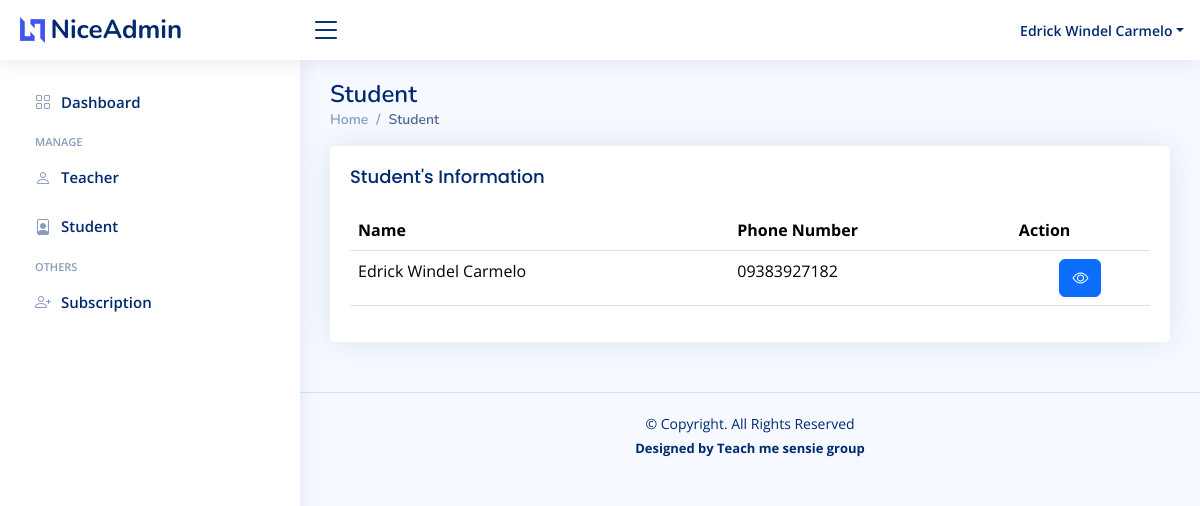
Screenshot of /admin/student.php (signed in) with the database file from the repository.
### tables this page shows
CREATE TABLE `user_accounts` (
  `user_id` int(11) NOT NULL,
  `firstname` varchar(200) NOT NULL,
  `middlename` varchar(255) DEFAULT NULL,
  `lastname` varchar(200) NOT NULL,
  `suffix` varchar(10) NOT NULL,
  `email` varchar(200) NOT NULL,
  `password` varchar(200) NOT NULL,
  `phone_number` varchar(100) NOT NULL,
  `is_verified` int(2) NOT NULL COMMENT '0 - not verified\r\n1 - verified',
  `role` int(5) NOT NULL COMMENT '1 - tutee\r\n2 - tutor\r\n3 - admin',
  `otp` varchar(100) DEFAULT NULL,
  `user_status` varchar(100) NOT NULL DEFAULT 'Active'
);

### admin/student.php (the view)
<?php
 include("./include/authentication.php");
 include("./include/header.php");
 include("./include/topbar.php");
 include("./include/sidebar.php");
?>
<div class="pagetitle">
      <h1>Student</h1>
      <nav>
        <ol class="breadcrumb">
          <li class="breadcrumb-item"><a href="index.php">Home</a></li>
          <li class="breadcrumb-item active">Student</li>
        </ol>
      </nav>
    </div>
    <section class="section">
      <div class="row">
        <div class="col-lg-12">
          <div class="card">
            <div class="card-body">
              <h5 class="card-title">Student's Information</h5>
              <table class="table datatable">
                <thead>
                  <tr>
                    <th scope="col">Name</th>
                    <th scope="col">Phone Number</th>
                    <th scope="col">Action</th>
                  </tr>
                </thead>
                <tbody>
                        <?php
                        $query = "SELECT
                        onlinetutorial.user_accounts.firstname,
                        onlinetutorial.user_accounts.lastname,
                        onlinetutorial.user_accounts.suffix,
                        onlinetutorial.user_accounts.phone_number,
                        onlinetutorial.user_accounts.user_id
                      FROM
                        onlinetutorial.user_accounts
                      WHERE
                        onlinetutorial.user_accounts.role = 1 ";
                        $query_run = mysqli_query($con, $query);
                        if (mysqli_num_rows($query_run) > 0) {
                            foreach ($query_run as $row) {
                        ?>
                                <tr>
                                    <td><?= $row['firstname']; ?> <?= $row['lastname']; ?></td>
                                    <td><?= $row['phone_number']; ?></td>
                                    <td class="text-center">
                                    <a type="button" class="btn btn-primary" href="student_view.php?id=<?=$row['user_id'];?>"><i class="bi bi-eye"></i></a>
                                    </td>
                                </tr>
                        <?php
                            }
                        } else {
                        ?>
                            <tr>
                                <td colspan="4">No Record Found</td>
                            </tr>
                        <?php
                        }
                        ?>
                    </tbody>
              </table>
            </div>
          </div>
        </div>
      </div>
    </section>
<?php
 include("./include/footer.php");
?>

### admin/assets/css/style.css (style rules this page uses)
:root { scroll-behavior: smooth; }
body { font-family: "Open Sans", sans-serif; background: #f6f9ff; color: #444444; }
a { color: #4154f1; text-decoration: none; }
h1, h2, h3, h4, h5, h6 { font-family: "Nunito", sans-serif; }
.pagetitle { margin-bottom: 10px; }
.pagetitle h1 { font-size: 24px; margin-bottom: 0; font-weight: 600; color: #012970; }
.card { margin-bottom: 30px; border: none; border-radius: 5px; box-shadow: 0px 0 30px rgba(1, 41, 112, 0.1); }
.card-title { padding: 20px 0 15px 0; font-size: 18px; font-weight: 500; color: #012970; font-family: "Poppins", sans-serif; }
.card-body { padding: 0 20px 20px 20px; }
.breadcrumb { font-size: 14px; font-family: "Nunito", sans-serif; color: #899bbd; font-weight: 600; }
.breadcrumb a { color: #899bbd; transition: 0.3s; }
.breadcrumb .breadcrumb-item::before { color: #899bbd; }
.breadcrumb .active { color: #51678f; font-weight: 600; }

### rows the page displays
user_accounts: firstname "Edrick Windel", lastname "Carmelo", phone_number "09383927182"

### other values shown
$_SESSION['auth_user']['user_name'] "Edrick Windel Carmelo"
